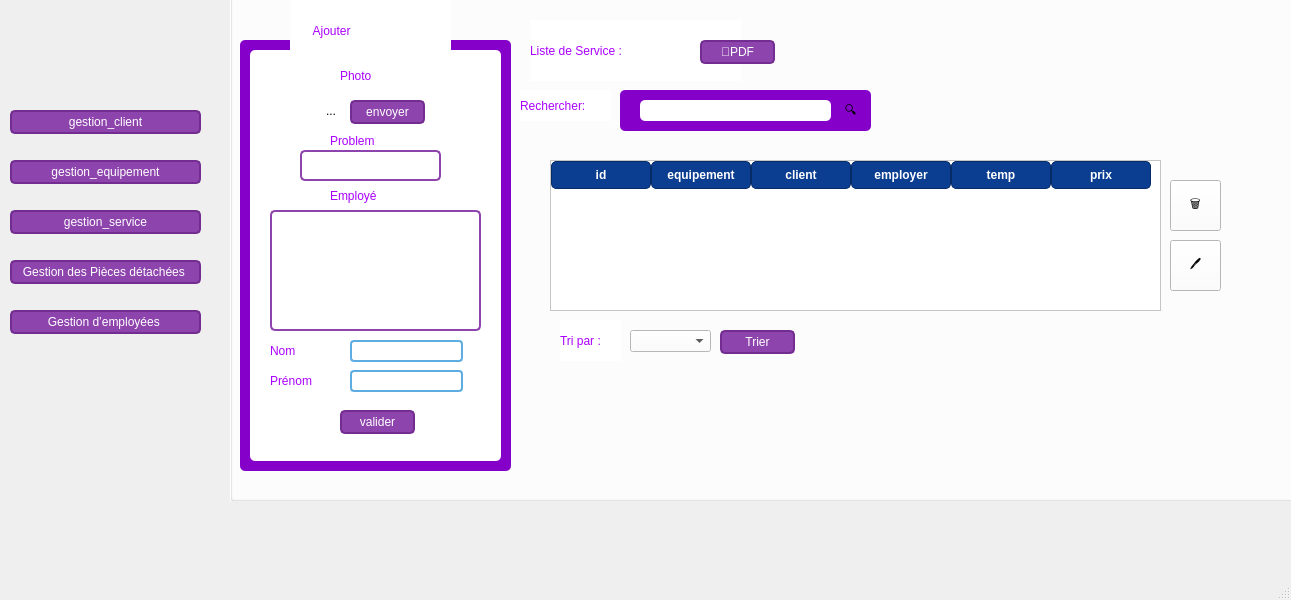
<?xml version="1.0" encoding="UTF-8"?>
<ui version="4.0">
 <class>gestionservice</class>
 <widget class="QMainWindow" name="gestionservice">
  <property name="geometry">
   <rect>
    <x>0</x>
    <y>0</y>
    <width>1291</width>
    <height>600</height>
   </rect>
  </property>
  <property name="windowTitle">
   <string>gestionservice</string>
  </property>
  <widget class="QWidget" name="centralwidget">
   <widget class="QPushButton" name="b1">
    <property name="geometry">
     <rect>
      <x>10</x>
      <y>110</y>
      <width>191</width>
      <height>24</height>
     </rect>
    </property>
    <property name="styleSheet">
     <string notr="true">QPushButton {
    background-color: #8e44ad;  /* purple background */
    color: white;               /* white text */
    border: 2px solid #732d91;  /* darker purple border */
    border-radius: 5px;         /* rounded corners */
}
</string>
    </property>
    <property name="text">
     <string>gestion_client</string>
    </property>
   </widget>
   <widget class="QPushButton" name="b5">
    <property name="geometry">
     <rect>
      <x>10</x>
      <y>310</y>
      <width>191</width>
      <height>24</height>
     </rect>
    </property>
    <property name="styleSheet">
     <string notr="true">QPushButton {
    background-color: #8e44ad;  /* purple background */
    color: white;               /* white text */
    border: 2px solid #732d91;  /* darker purple border */
    border-radius: 5px;         /* rounded corners */
}
</string>
    </property>
    <property name="text">
     <string>Gestion d’employées </string>
    </property>
   </widget>
   <widget class="QPushButton" name="b2">
    <property name="geometry">
     <rect>
      <x>10</x>
      <y>160</y>
      <width>191</width>
      <height>24</height>
     </rect>
    </property>
    <property name="styleSheet">
     <string notr="true">QPushButton {
    background-color: #8e44ad;  /* purple background */
    color: white;               /* white text */
    border: 2px solid #732d91;  /* darker purple border */
    border-radius: 5px;         /* rounded corners */
}
</string>
    </property>
    <property name="text">
     <string>gestion_equipement</string>
    </property>
   </widget>
   <widget class="QPushButton" name="b4">
    <property name="geometry">
     <rect>
      <x>10</x>
      <y>260</y>
      <width>191</width>
      <height>24</height>
     </rect>
    </property>
    <property name="styleSheet">
     <string notr="true">QPushButton {
    background-color: #8e44ad;  /* purple background */
    color: white;               /* white text */
    border: 2px solid #732d91;  /* darker purple border */
    border-radius: 5px;         /* rounded corners */
}
</string>
    </property>
    <property name="text">
     <string>Gestion des Pièces détachées </string>
    </property>
   </widget>
   <widget class="QGroupBox" name="groupBox">
    <property name="geometry">
     <rect>
      <x>230</x>
      <y>-20</y>
      <width>1091</width>
      <height>521</height>
     </rect>
    </property>
    <property name="styleSheet">
     <string notr="true">background-color: rgb(255, 255, 255);</string>
    </property>
    <property name="title">
     <string/>
    </property>
    <widget class="QComboBox" name="comboBox">
     <property name="geometry">
      <rect>
       <x>400</x>
       <y>350</y>
       <width>81</width>
       <height>22</height>
      </rect>
     </property>
     <item>
      <property name="text">
       <string/>
      </property>
     </item>
     <item>
      <property name="text">
       <string>A-Z</string>
      </property>
     </item>
     <item>
      <property name="text">
       <string>temp</string>
      </property>
     </item>
     <item>
      <property name="text">
       <string>prix</string>
      </property>
     </item>
    </widget>
    <widget class="QLabel" name="label_2">
     <property name="geometry">
      <rect>
       <x>300</x>
       <y>40</y>
       <width>211</width>
       <height>61</height>
      </rect>
     </property>
     <property name="styleSheet">
      <string notr="true">background-color: rgb(255, 255, 255);
font: 700 16pt &quot;Segoe UI&quot;;
color: rgb(170, 0, 255);</string>
     </property>
     <property name="text">
      <string>Liste de Service :</string>
     </property>
    </widget>
    <widget class="QPushButton" name="pushButton_4">
     <property name="geometry">
      <rect>
       <x>470</x>
       <y>60</y>
       <width>75</width>
       <height>24</height>
      </rect>
     </property>
     <property name="styleSheet">
      <string notr="true">QPushButton {
    background-color: #8e44ad;  /* purple background */
    color: white;               /* white text */
    border: 2px solid #732d91;  /* darker purple border */
    border-radius: 5px;         /* rounded corners */
}
</string>
     </property>
     <property name="text">
      <string>📄PDF</string>
     </property>
    </widget>
    <widget class="QFrame" name="frame_3">
     <property name="geometry">
      <rect>
       <x>390</x>
       <y>110</y>
       <width>251</width>
       <height>41</height>
      </rect>
     </property>
     <property name="styleSheet">
      <string notr="true">background-color: rgb(133, 0, 200);
border-radius: 5px;  </string>
     </property>
     <property name="frameShape">
      <enum>QFrame::Shape::StyledPanel</enum>
     </property>
     <property name="frameShadow">
      <enum>QFrame::Shadow::Raised</enum>
     </property>
     <widget class="QLineEdit" name="lineEdit_3">
      <property name="geometry">
       <rect>
        <x>20</x>
        <y>10</y>
        <width>191</width>
        <height>21</height>
       </rect>
      </property>
      <property name="styleSheet">
       <string notr="true">background-color: rgb(255, 255, 255);</string>
      </property>
     </widget>
     <widget class="QToolButton" name="toolButton_10">
      <property name="geometry">
       <rect>
        <x>220</x>
        <y>10</y>
        <width>22</width>
        <height>22</height>
       </rect>
      </property>
      <property name="text">
       <string>🔍</string>
      </property>
     </widget>
    </widget>
    <widget class="QLabel" name="label_3">
     <property name="geometry">
      <rect>
       <x>330</x>
       <y>340</y>
       <width>61</width>
       <height>41</height>
      </rect>
     </property>
     <property name="styleSheet">
      <string notr="true">background-color: rgb(255, 255, 255);
font: 700 10pt &quot;Segoe UI&quot;;
color: rgb(170, 0, 255);</string>
     </property>
     <property name="text">
      <string>Tri par :</string>
     </property>
    </widget>
    <widget class="QLabel" name="label_9">
     <property name="geometry">
      <rect>
       <x>290</x>
       <y>110</y>
       <width>91</width>
       <height>31</height>
      </rect>
     </property>
     <property name="styleSheet">
      <string notr="true">background-color: rgb(255, 255, 255);
font: 700 12pt &quot;Segoe UI&quot;;
color: rgb(170, 0, 255);</string>
     </property>
     <property name="text">
      <string>Rechercher:</string>
     </property>
    </widget>
    <widget class="QToolButton" name="s1">
     <property name="geometry">
      <rect>
       <x>940</x>
       <y>200</y>
       <width>51</width>
       <height>51</height>
      </rect>
     </property>
     <property name="text">
      <string>🗑️</string>
     </property>
    </widget>
    <widget class="QFrame" name="frame">
     <property name="geometry">
      <rect>
       <x>10</x>
       <y>60</y>
       <width>271</width>
       <height>431</height>
      </rect>
     </property>
     <property name="styleSheet">
      <string notr="true">background-color: rgb(133, 0, 200);
border-radius: 5px;  </string>
     </property>
     <property name="frameShape">
      <enum>QFrame::Shape::StyledPanel</enum>
     </property>
     <property name="frameShadow">
      <enum>QFrame::Shadow::Raised</enum>
     </property>
     <widget class="QFrame" name="frame_2">
      <property name="geometry">
       <rect>
        <x>10</x>
        <y>10</y>
        <width>251</width>
        <height>411</height>
       </rect>
      </property>
      <property name="styleSheet">
       <string notr="true">background-color: rgb(255, 255, 255);</string>
      </property>
      <property name="frameShape">
       <enum>QFrame::Shape::StyledPanel</enum>
      </property>
      <property name="frameShadow">
       <enum>QFrame::Shadow::Raised</enum>
      </property>
      <widget class="QLabel" name="label_4">
       <property name="geometry">
        <rect>
         <x>90</x>
         <y>10</y>
         <width>71</width>
         <height>31</height>
        </rect>
       </property>
       <property name="styleSheet">
        <string notr="true">background-color: rgb(255, 255, 255);
font: 700 12pt &quot;Segoe UI&quot;;
color: rgb(170, 0, 255);</string>
       </property>
       <property name="text">
        <string>Photo</string>
       </property>
      </widget>
      <widget class="QPushButton" name="pushButton_2">
       <property name="geometry">
        <rect>
         <x>100</x>
         <y>50</y>
         <width>75</width>
         <height>24</height>
        </rect>
       </property>
       <property name="styleSheet">
        <string notr="true">QPushButton {
    background-color: #8e44ad;  /* purple background */
    color: white;               /* white text */
    border: 2px solid #732d91;  /* darker purple border */
    border-radius: 5px;         /* rounded corners */
}
</string>
       </property>
       <property name="text">
        <string>envoyer</string>
       </property>
      </widget>
      <widget class="QLabel" name="label_5">
       <property name="geometry">
        <rect>
         <x>80</x>
         <y>80</y>
         <width>71</width>
         <height>21</height>
        </rect>
       </property>
       <property name="styleSheet">
        <string notr="true">background-color: rgb(255, 255, 255);
font: 700 12pt &quot;Segoe UI&quot;;
color: rgb(170, 0, 255);</string>
       </property>
       <property name="text">
        <string>Problem</string>
       </property>
      </widget>
      <widget class="QLabel" name="label_6">
       <property name="geometry">
        <rect>
         <x>80</x>
         <y>130</y>
         <width>81</width>
         <height>31</height>
        </rect>
       </property>
       <property name="styleSheet">
        <string notr="true">background-color: rgb(255, 255, 255);
font: 700 12pt &quot;Segoe UI&quot;;
color: rgb(170, 0, 255);</string>
       </property>
       <property name="text">
        <string>Employé</string>
       </property>
      </widget>
      <widget class="QListView" name="listView">
       <property name="geometry">
        <rect>
         <x>20</x>
         <y>160</y>
         <width>211</width>
         <height>121</height>
        </rect>
       </property>
       <property name="styleSheet">
        <string notr="true">    border: 2px solid #8e44ad;  /* purple border */
   border-radius: 5px;          /* optional rounded corners */
</string>
       </property>
      </widget>
      <widget class="QLabel" name="label_7">
       <property name="geometry">
        <rect>
         <x>20</x>
         <y>290</y>
         <width>71</width>
         <height>21</height>
        </rect>
       </property>
       <property name="styleSheet">
        <string notr="true">background-color: rgb(255, 255, 255);
font: 700 12pt &quot;Segoe UI&quot;;
color: rgb(170, 0, 255);</string>
       </property>
       <property name="text">
        <string>Nom</string>
       </property>
      </widget>
      <widget class="QLabel" name="label_8">
       <property name="geometry">
        <rect>
         <x>20</x>
         <y>320</y>
         <width>71</width>
         <height>21</height>
        </rect>
       </property>
       <property name="styleSheet">
        <string notr="true">background-color: rgb(255, 255, 255);
font: 700 12pt &quot;Segoe UI&quot;;
color: rgb(170, 0, 255);</string>
       </property>
       <property name="text">
        <string>Prénom</string>
       </property>
      </widget>
      <widget class="QLineEdit" name="an">
       <property name="geometry">
        <rect>
         <x>100</x>
         <y>290</y>
         <width>113</width>
         <height>22</height>
        </rect>
       </property>
       <property name="styleSheet">
        <string notr="true">QLineEdit {
    border: 2px solid #5dade2;  
    border-radius: 4px;      
    padding: 2px;   
}
</string>
       </property>
      </widget>
      <widget class="QLineEdit" name="ap">
       <property name="geometry">
        <rect>
         <x>100</x>
         <y>320</y>
         <width>113</width>
         <height>22</height>
        </rect>
       </property>
       <property name="styleSheet">
        <string notr="true">QLineEdit {
    border: 2px solid #5dade2;  
    border-radius: 4px;      
    padding: 2px;   
}
</string>
       </property>
      </widget>
      <widget class="QPushButton" name="bp1">
       <property name="geometry">
        <rect>
         <x>90</x>
         <y>360</y>
         <width>75</width>
         <height>24</height>
        </rect>
       </property>
       <property name="styleSheet">
        <string notr="true">QPushButton {
    background-color: #8e44ad;  /* purple background */
    color: white;               /* white text */
    border: 2px solid #732d91;  /* darker purple border */
    border-radius: 5px;         /* rounded corners */
}
</string>
       </property>
       <property name="text">
        <string>valider</string>
       </property>
      </widget>
      <widget class="QToolButton" name="toolButton_9">
       <property name="geometry">
        <rect>
         <x>70</x>
         <y>50</y>
         <width>22</width>
         <height>22</height>
        </rect>
       </property>
       <property name="text">
        <string>...</string>
       </property>
      </widget>
      <widget class="QListView" name="listView_2">
       <property name="geometry">
        <rect>
         <x>50</x>
         <y>100</y>
         <width>141</width>
         <height>31</height>
        </rect>
       </property>
       <property name="styleSheet">
        <string notr="true">    border: 2px solid #8e44ad;  /* purple border */
   border-radius: 5px;          /* optional rounded corners */
</string>
       </property>
      </widget>
     </widget>
    </widget>
    <widget class="QToolButton" name="m1">
     <property name="geometry">
      <rect>
       <x>940</x>
       <y>260</y>
       <width>51</width>
       <height>51</height>
      </rect>
     </property>
     <property name="text">
      <string>🖊️</string>
     </property>
    </widget>
    <widget class="QLabel" name="label">
     <property name="geometry">
      <rect>
       <x>60</x>
       <y>20</y>
       <width>161</width>
       <height>61</height>
      </rect>
     </property>
     <property name="styleSheet">
      <string notr="true">background-color: rgb(255, 255, 255);
font: 700 16pt &quot;Segoe UI&quot;;
color: rgb(170, 0, 255);</string>
     </property>
     <property name="text">
      <string>       Ajouter</string>
     </property>
    </widget>
    <widget class="QPushButton" name="pushButton">
     <property name="geometry">
      <rect>
       <x>490</x>
       <y>350</y>
       <width>75</width>
       <height>24</height>
      </rect>
     </property>
     <property name="styleSheet">
      <string notr="true">QPushButton {
    background-color: #8e44ad;  /* purple background */
    color: white;               /* white text */
    border: 2px solid #732d91;  /* darker purple border */
    border-radius: 5px;         /* rounded corners */
}
</string>
     </property>
     <property name="text">
      <string>Trier</string>
     </property>
    </widget>
    <widget class="QTableWidget" name="tw">
     <property name="geometry">
      <rect>
       <x>320</x>
       <y>180</y>
       <width>611</width>
       <height>151</height>
      </rect>
     </property>
     <property name="styleSheet">
      <string notr="true">QHeaderView::section {
    background-color: #0b3d91;  /* dark blue */
    color: white;               /* white text */
    font-weight: bold;          /* make header text stand out */
    border: 1px solid #062b66;  /* darker border for contrast */
    padding: 4px;               /* a bit of spacing */
    border-radius: 5px;  
}</string>
     </property>
     <column>
      <property name="text">
       <string>id</string>
      </property>
     </column>
     <column>
      <property name="text">
       <string>equipement</string>
      </property>
     </column>
     <column>
      <property name="text">
       <string>client</string>
      </property>
     </column>
     <column>
      <property name="text">
       <string>employer</string>
      </property>
     </column>
     <column>
      <property name="text">
       <string>temp</string>
      </property>
     </column>
     <column>
      <property name="text">
       <string>prix</string>
      </property>
     </column>
    </widget>
   </widget>
   <widget class="QPushButton" name="b3">
    <property name="geometry">
     <rect>
      <x>10</x>
      <y>210</y>
      <width>191</width>
      <height>24</height>
     </rect>
    </property>
    <property name="styleSheet">
     <string notr="true">QPushButton {
    background-color: #8e44ad;  /* purple background */
    color: white;               /* white text */
    border: 2px solid #732d91;  /* darker purple border */
    border-radius: 5px;         /* rounded corners */
}
</string>
    </property>
    <property name="text">
     <string>gestion_service</string>
    </property>
   </widget>
  </widget>
  <widget class="QMenuBar" name="menubar">
   <property name="geometry">
    <rect>
     <x>0</x>
     <y>0</y>
     <width>1291</width>
     <height>22</height>
    </rect>
   </property>
  </widget>
  <widget class="QStatusBar" name="statusbar"/>
 </widget>
 <resources/>
 <connections/>
</ui>
